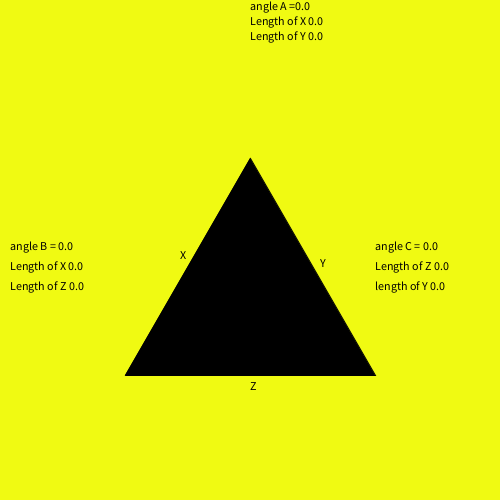
Frame 1 (no input)
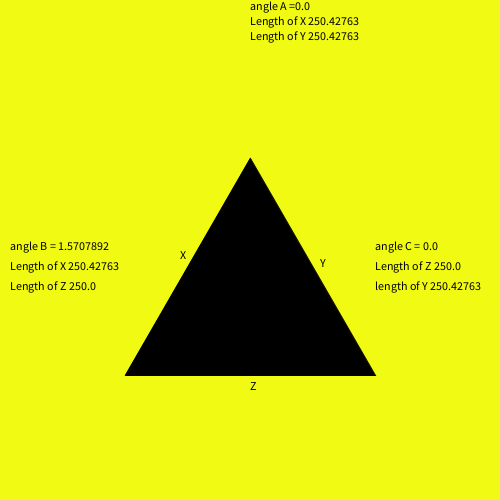
Frame 60 (the mouse pressed at the canvas centre just before this capture)
Frame 120 (the mouse held since frame 60 and released just before this capture): identical to frame 60, image omitted

The Processing sketch that drew these frames (run headless with seeded random() and noise(); from frame 60 on, the mouse is pressed at the canvas centre):

// Processing sketch: processing_88279
// ── processing_88279.pde

float a, b, c, d, e, f, q, t, k;
float z1, x1, y1;
float x, y, z;
float cosA1, cosB1, cosC1;
float angA, angB, angC;


void setup() {
  size (500, 500);
  background (250);
  smooth();
  stroke(0);
  a = 250;
  b = 158;
  c = width * 3/4;
  d = height * 3/4;
  e = width * 1/4;
  f = d;
}

void draw() {


  if (key== CODED)
  {
    if (keyCode == UP)
    {
      a = mouseX;
      b = mouseY;
    }
    else if (keyCode == RIGHT)
    {
      c = mouseX;
      d = mouseY;
    }
    else if (keyCode == LEFT)
    {
      e = mouseX;
      f = mouseY;
    }
  }
  background(240, 250, 18, 20);


  if (keyCode == UP) {
    fill (50, 20, 180);
    text ("angle A = " + angA, width/2, 10);
    text ("Length of X "  + x, width/2, height/20);
    text ("Length of Y "  + y, width/2, 40);
  }
  else if (keyCode == RIGHT) {
    fill (255, 0, 0);
    text ("angle C = " + angC, width*3/4, height/2);
    text ("Length of Z "  + z, width*3/4, height/2 +20);
    text ("length of Y "  + y, width*3/4, height/2 + 40);
  }
  else if (keyCode == LEFT) {
    fill (28, 157, 19);
    text ("angle B = " + angB, 10, height/2);
    text ("Length of X "  + x, 10, height/2 + 20);
    text ("Length of Z "  + z, 10, height/2 + 40);
  }
  else {
    //angle A
    fill(0);
    text ("angle A =" + angA, width/2, 10);
    text ("Length of X "  + x, width/2, height/20);
    text ("Length of Y "  + y, width/2, 40);
    //angle B
    text ("angle B = " + angB, 10, height/2);
    text ("Length of X "  + x, 10, height/2 + 20);
    text ("Length of Z "  + z, 10, height/2 + 40);
    //angle C
    text ("angle C = "+ angC, width*3/4, height/2);
    text ("Length of Z "  + z, width*3/4, height/2 +20);
    text ("length of Y "  + y, width*3/4, height/2 + 40); 
  }

  triangle(a, b, c, d, e, f);

  



  //line labels
  text ("X", (e+(a - 15))/2, ((f - 15) +b) /2);
  text ("Y", (c +(a + 15))/2, (d + b)/2);
  text ("Z", (e + c)/2,  (d + 15));

  z1 = z;
  y1 = y;
  x1 = x;

  z = sqrt ((c-e)*(c - e) + (d - f)*(d - f));
  x = sqrt ((a - e)*(a - e) + (b - f)*(b - f));
  y = sqrt ((c - a)*(c - a) + (d - b)*(d - b));
  
  angB = atan((d)*(d)/(c - e)*(c- e));
}
